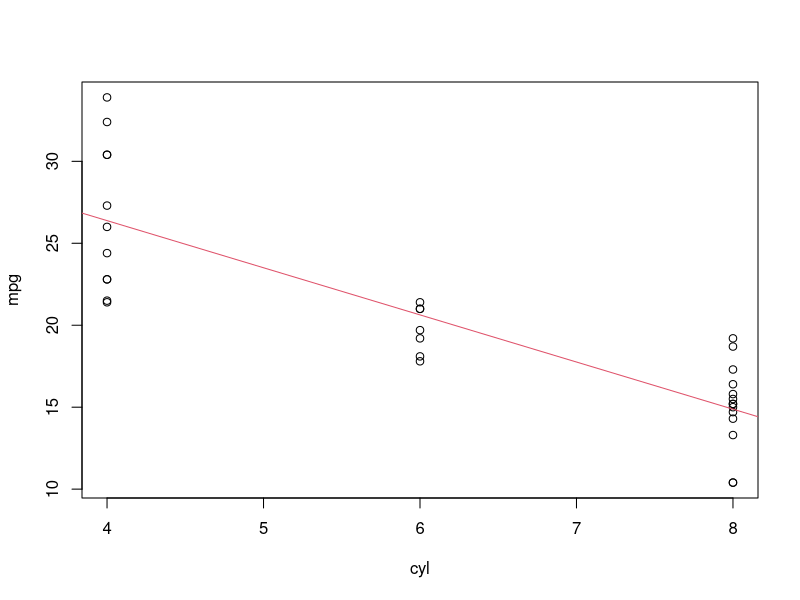

This chart was generated by the following R code:
## ---- chunk 1
knitr::opts_chunk$set(echo = FALSE)
## ---- chunk 2
head(mtcars)
## ---- chunk 3
fit <- lm(mpg ~ cyl, mtcars)
## ---- chunk 4
with(mtcars, {plot(mpg ~ cyl)
        abline(fit, col = 2)})
fit
